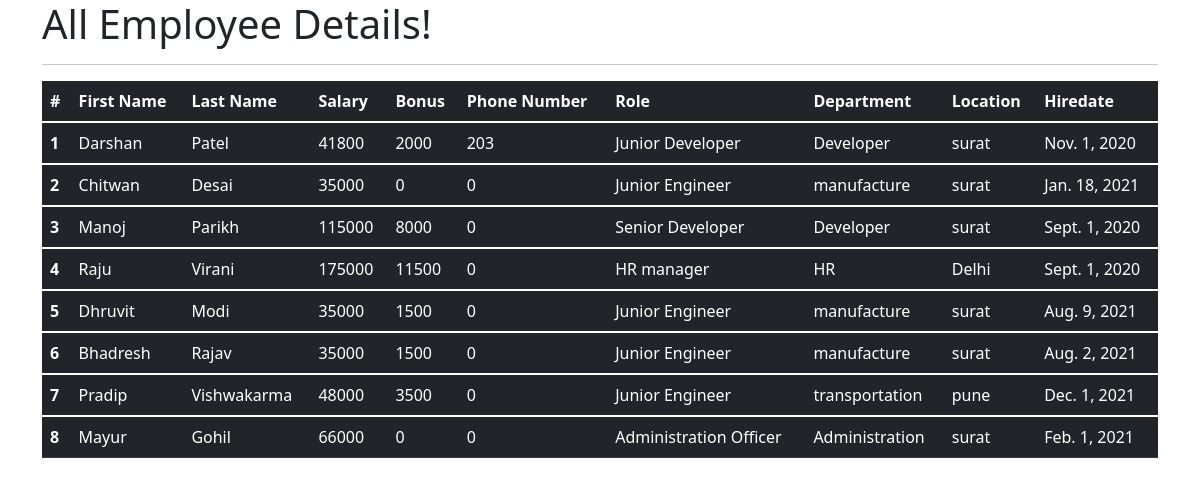
The app's page /all_emp with its own data.
### emp_app/models.py (models this page shows, shortened)
class Employee(models.Model):
    first_name = models.CharField(max_length=100, null=False)
    last_name = models.CharField(max_length=100)
    dept = models.ForeignKey(Department, on_delete=models.CASCADE)
    salary = models.IntegerField(default=0)
    bonus = models.IntegerField(default=0)
    role = models.ForeignKey(Role, on_delete=models.CASCADE)
    phone = models.IntegerField(default=0)
    hire_date = models.DateField()
    def __str__(self):
        return "%s %s" %(self.first_name, self.last_name)

class Role(models.Model):
    name = models.CharField(max_length=100, null=False)

class Department(models.Model):
    name = models.CharField(max_length=100,null=False)
    location = models.CharField(max_length=100)

### emp_app/views.py (the view)
# urls.py: path('all_emp', views.all_emp, name='all_emp'),
def all_emp(request):
    emps = Employee.objects.all()
    context = {
        'emps': emps
    }
    print(context)
    return render(request, 'view_all_emp.html', context)

### emp_app/templates/view_all_emp.html (shortened to what this page needs)
<!DOCTYPE html>
<html lang="en">
<head>
  <link href="https://cdn.jsdelivr.net/npm/bootstrap@5.1.3/dist/css/bootstrap.min.css" rel="stylesheet">
</head>
  <body>
  <div class="container">
          <h1>All Employee Details!</h1>
      <hr>
     <table class="table table-dark">
  <thead>
    <tr>
      <th scope="col">#</th>
      <th scope="col">First Name</th>
      <th scope="col">Last Name</th>
      <th scope="col">Salary</th>
      <th scope="col">Bonus</th>
      <th scope="col">Phone Number</th>
      <th scope="col">Role</th>
      <th scope="col">Department</th>
      <th scope="col">Location</th>
      <th scope="col">Hiredate</th>
    </tr>
  </thead>
         {% for emp in emps %}
  <tbody>
    <tr>
      <th scope="row">{{emp.id}}</th>
      <td>{{emp.first_name}}</td>
      <td>{{emp.last_name}}</td>
      <td>{{emp.salary}}</td>
      <td>{{emp.bonus}}</td>
      <td>{{emp.phone}}</td>
      <td>{{emp.role.name}}</td>
      <td>{{emp.dept.name}}</td>
      <td>{{emp.dept.location}}</td>
      <td>{{emp.hire_date}}</td>
    </tr>
  </tbody>
         {% endfor %}
</table>
  </div>
  </body>
</html>

### records on screen
Employee: id "1", first_name "Darshan", last_name "Patel", salary "41800", bonus "2000", phone "203", role.name "Junior Developer", dept.name "Developer", dept.location "surat", hire_date "Nov. 1, 2020"
Employee: id "2", first_name "Chitwan", last_name "Desai", salary "35000", bonus "0", phone "0", role.name "Junior Engineer", dept.name "manufacture", dept.location "surat", hire_date "Jan. 18, 2021"
Employee: id "3", first_name "Manoj", last_name "Parikh", salary "115000", bonus "8000", phone "0", role.name "Senior Developer", dept.name "Developer", dept.location "surat", hire_date "Sept. 1, 2020"
Employee: id "4", first_name "Raju", last_name "Virani", salary "175000", bonus "11500", phone "0", role.name "HR manager", dept.name "HR", dept.location "Delhi", hire_date "Sept. 1, 2020"
Employee: id "5", first_name "Dhruvit", last_name "Modi", salary "35000", bonus "1500", phone "0", role.name "Junior Engineer", dept.name "manufacture", dept.location "surat", hire_date "Aug. 9, 2021"
Employee: id "6", first_name "Bhadresh", last_name "Rajav", salary "35000", bonus "1500", phone "0", role.name "Junior Engineer", dept.name "manufacture", dept.location "surat", hire_date "Aug. 2, 2021"
Employee: id "7", first_name "Pradip", last_name "Vishwakarma", salary "48000", bonus "3500", phone "0", role.name "Junior Engineer", dept.name "transportation", dept.location "pune", hire_date "Dec. 1, 2021"
Employee: id "8", first_name "Mayur", last_name "Gohil", salary "66000", bonus "0", phone "0", role.name "Administration Officer", dept.name "Administration", dept.location "surat", hire_date "Feb. 1, 2021"
